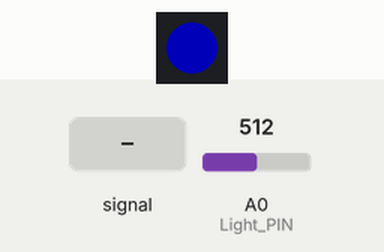
This sketch was run on a simulated Arduino Uno, built with avr-gcc and run on an emulated ATmega328P. Shown: 1 RGB LEDs in strip order, left to right. Inputs (shaded band) come from the test bench; at power-on: A0 (Light_PIN) = 512. Dim RGB values are drawn brighter than linear; what the sketch prints to the serial monitor is not drawn.

Above: at 1.2 s.
1.3 s: A0 (Light_PIN) fed a 200 Hz sine of ±460 counts around its level
Timing chart, 0 to 1.4 s (numbered marks = the images above; inputs shaded):
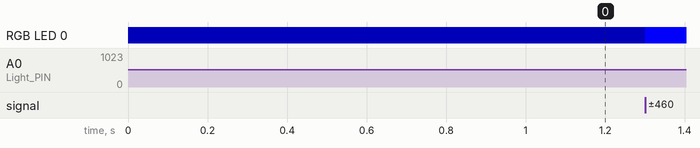

Measured:
- after the input at 1.3 s, RGB LED 0: RGB(0, 0, 71) → RGB(0, 0, 240) at once

The sketch:

light_led.ino
```cpp
#include <Adafruit_NeoPixel.h>

#define PIN 6
Adafruit_NeoPixel strip = Adafruit_NeoPixel(1, PIN, NEO_GRB + NEO_KHZ800);

#define Light_PIN A0

#define Light_value1 400
#define Light_value2 800

int sensorValue;

void setup() {
  Serial.begin(115200);
  strip.begin();
  strip.show(); // Initialize all pixels to 'off'
}

void loop() {
  sensorValue = analogRead(Light_PIN);
  Serial.println(sensorValue);
  if (sensorValue < Light_value1)
    colorWipe(strip.Color(0, map(sensorValue, 10, 400, 0, 255), 0));
  else if (sensorValue >= Light_value1 && sensorValue < Light_value2)
    colorWipe(strip.Color(0, 0, map(sensorValue, 400, 800, 0, 255)));
  else if (Light_value2 >= 800)
    colorWipe(strip.Color(map(sensorValue, 800, 960, 0, 255), 0, 0));
}

void colorWipe(uint32_t c) {
  for (uint16_t i = 0; i < strip.numPixels(); i++) {
    strip.setPixelColor(i, c);
    strip.show();
  }
}
```
